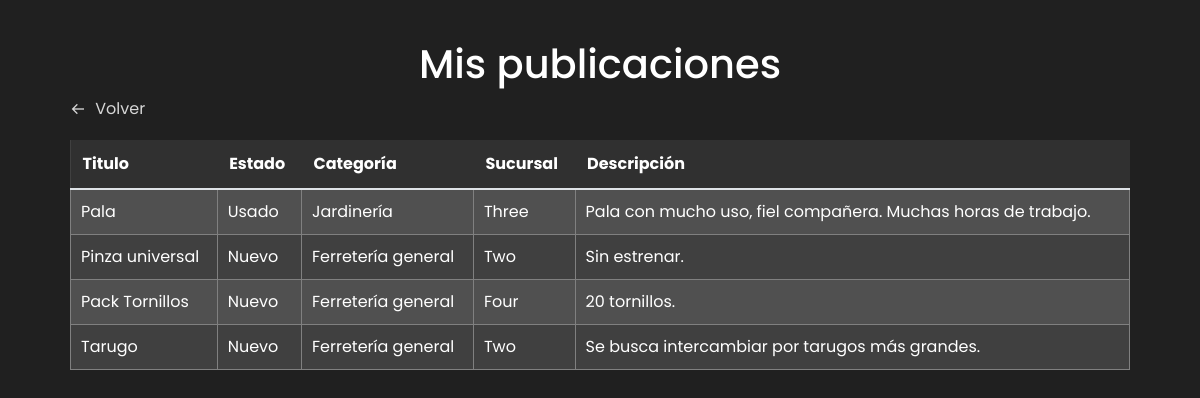
The app's page /mis-publicacaiones (signed in) with its own data.
### vista_usuario/models.py (models this page shows)
class Publicacion(models.Model):
    NUEVO = 'nuevo'
    USADO = 'usado'
    ESTADOS_CHOICES = [
        (NUEVO, 'Nuevo'),
        (USADO, 'Usado'),
    ]
    CATEGORIA_CHOICES = [
        ('Electricidad', 'Electricidad'),
        ('Ferretería general', 'Ferretería general'),
        ('Construcción', 'Construcción'),
        ('Herramientas', 'Herramientas'),
        ('Jardinería', 'Jardinería'),
        ('Protección personal', 'Protección personal'),
    ]
    titulo = models.CharField(max_length=100)
    estado = models.CharField(max_length=10, choices=ESTADOS_CHOICES, default=NUEVO)
    categoria = models.CharField(max_length=50, choices=CATEGORIA_CHOICES)
    sucursal = models.CharField(max_length=100)  # Esto puede cambiarse a ForeignKey si tienes una tabla de sucursales
    descripcion = models.TextField()
    autor = models.ForeignKey(User, on_delete=models.CASCADE)
    imagenes = models.ManyToManyField('Imagen', related_name='publicaciones')  # Relación ManyToMany con Imagen

### vista_usuario/views.py (the view)
# urls.py: path('mis-publicacaiones', user_views.mis_publicaciones, name="mis_publicaciones"),
@login_required
def mis_publicaciones(request):
    publicaciones = Publicacion.objects.all()
    return render(request, os.path.join(TEMPLATE_DIR, 'vista_usuario','mis_publicaciones.html'),{'publicaciones': publicaciones})

### templates/vista_usuario/mis_publicaciones.html (shortened to what this page needs)
<!DOCTYPE html>
<html lang="es">
<head>
    <link href="https://stackpath.bootstrapcdn.com/bootstrap/4.5.2/css/bootstrap.min.css" rel="stylesheet">
    <link href="https://cdn.jsdelivr.net/npm/bootstrap-icons@1.10.3/font/bootstrap-icons.css" rel="stylesheet">
    <link href='https://unpkg.com/boxicons@2.1.4/css/boxicons.min.css' rel='stylesheet'>
    {% load static %}
    <link rel="stylesheet" type="text/css" href="{% static 'css/mis_publicaciones.css' %}">
</head>
<body>
    <div class="container">
        <div id="Header">
            <h1>Mis publicaciones</h1>
        </div>
        <a href="{% url 'pagina_principal' %}">
            <i class="bx bx-arrow-back icon"></i>
        <span>Volver</span>
        </a>
        <div class="mb-3">
            <table class="table">
                <thead>
                    <th>Titulo</th>
                    <th>Estado</th>
                    <th>Categoría</th>
                    <th>Sucursal</th>
                    <th>Descripción</th>
                  </thead>
                  {% for publicacion in publicaciones %}
                  <tr>
                    <td>{{ publicacion.titulo}}</td>
                    <td>{{ publicacion.estado}}</td>
                    <td>{{ publicacion.categoria}}</td>
                    <td>{{ publicacion.sucursal}}</td>
                    <td>{{ publicacion.descripcion}}</td>
                  </tr>
                  {% endfor %}
              </table>
        </div>
    </div>
</body>
</html>

### ferreplus/static/css/mis_publicaciones.css (style rules this page uses)
* { font-family: "Poppins", sans-serif; font-weight: 400; font-style: normal; box-sizing: border-box; }
body { min-height: 100%; background-color: #202020; }
#Header { position: relative; align-items: center; text-align: center; }
a { text-decoration: none; color: #d7d7d7; }
.icon { margin-right: 5px; }
.icon, span { font-size: 16px; display: inline-block; vertical-align: middle; line-height: 1; }
.container { padding: 40px; }
h1 { color: white; }
.mb-3 { padding-top: 20px; }
.table { background-color: #404040; color: #ffffff; border-collapse: collapse; width: 100%; }
.table th { background-color: #303030; border: none; color: #ffffff; font-weight: bold; }
.table td { border: 1px solid #808080; padding: 10px; }
.table tbody tr:nth-child(odd) { background-color: #505050; border-radius: 10px; }

### records on screen
Publicacion: titulo "Pala", estado "Usado", categoria "Jardinería", sucursal "Three", descripcion "Pala con mucho uso, fiel compañera. Muchas horas de trabajo."
Publicacion: titulo "Pinza universal", estado "Nuevo", categoria "Ferretería general", sucursal "Two", descripcion "Sin estrenar."
Publicacion: titulo "Pack Tornillos", estado "Nuevo", categoria "Ferretería general", sucursal "Four", descripcion "20 tornillos."
Publicacion: titulo "Tarugo", estado "Nuevo", categoria "Ferretería general", sucursal "Two", descripcion "Se busca intercambiar por tarugos más grandes."
